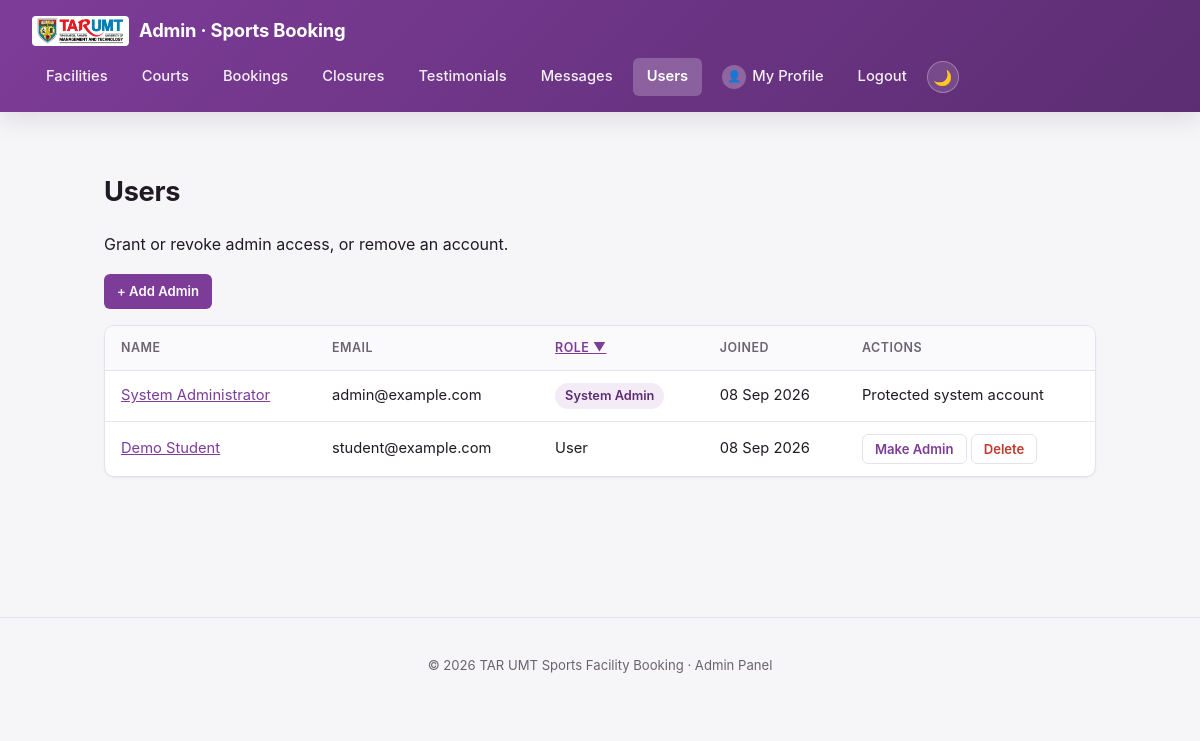
The page /admin/users.php (signed in) on the database its author committed.
### tables this page shows
CREATE TABLE users (
  id INT AUTO_INCREMENT PRIMARY KEY, name VARCHAR(100) NOT NULL,
  email VARCHAR(190) NOT NULL UNIQUE, password_hash VARCHAR(255) NOT NULL,
  id_number VARCHAR(30), faculty VARCHAR(160), date_of_birth DATE,
  profile_image_url VARCHAR(500) NULL,
  is_admin TINYINT(1) NOT NULL DEFAULT 0,
  created_at TIMESTAMP NOT NULL DEFAULT CURRENT_TIMESTAMP
);

### auth.php (called while the page is built, shortened)
<?php
function current_user_id() {
    return $_SESSION['user_id'] ?? null;
}

### admin/users.php (the view, shortened to what this page needs)
<?php
require '../config.php';
require '../auth.php';
$myId = current_user_id();
$roleOrder = ($_GET['role_order'] ?? 'desc') === 'asc' ? 'asc' : 'desc';
$orderSql = $roleOrder === 'asc' ? 'ASC' : 'DESC';
$users = $conn->query("SELECT id, name, email, is_admin, created_at FROM users ORDER BY is_admin $orderSql, name ASC")->fetch_all(MYSQLI_ASSOC);
require 'partials/header.php';
?>
<h1>Users</h1>
<p>Grant or revoke admin access, or remove an account.</p>
<p><a class="btn btn-small" href="user_create.php">+ Add Admin</a></p>
<table>
<tr><th>Name</th><th>Email</th><th><a class="role-sort" href="users.php?role_order=<?= $roleOrder === 'asc' ? 'desc' : 'asc' ?>" title="Toggle user/admin order" aria-label="Sort roles <?= $roleOrder === 'asc' ? 'admins first' : 'users first' ?>">Role <?= $roleOrder === 'asc' ? '&#9650;' : '&#9660;' ?></a></th><th>Joined</th><th>Actions</th></tr>
<?php foreach ($users as $u): ?>
<tr>
<td><a href="user_view.php?id=<?= (int)$u['id'] ?>"><?= htmlspecialchars($u['name']) ?></a></td>
<td><?= htmlspecialchars($u['email']) ?></td>
<td><?= $u['email'] === 'admin@example.com' ? '<span class="badge badge-accent">System Admin</span>' : ($u['is_admin'] ? '<span class="badge badge-neutral">Admin</span>' : 'User') ?></td>
<td><?= htmlspecialchars(date('d M Y', strtotime($u['created_at']))) ?></td>
<td>
<?php if ($u['email'] === 'admin@example.com'): ?>
<span class="stat-label">Protected system account</span>
<?php elseif ((int)$u['id'] === (int)$myId): ?>
<span class="stat-label">(you)</span>
<?php else: ?>
<form action="user_toggle_admin.php" method="post" style="display:inline" onsubmit="return confirm('<?= $u['is_admin'] ? 'Remove admin access from ' : 'Grant admin access to ' ?><?= htmlspecialchars($u['name']) ?>?');">
<button type="submit" class="btn btn-secondary btn-small"><?= $u['is_admin'] ? 'Revoke Admin' : 'Make Admin' ?></button>
</form>
<form action="user_delete.php" method="post" style="display:inline" onsubmit="return confirm('Delete this user and all of their bookings and testimonials? This cannot be undone.');">
<button type="submit" class="btn-small btn-danger">Delete</button>
</form>
<?php endif; ?>
</td>
</tr>
<?php endforeach; ?>
</table>
<?php require 'partials/footer.php'; ?>

### style.css (style rules this page uses)
:root { color-scheme: light; --accent: #7d3c98; --accent-dark: #5c2d72; --accent-soft: #f3ecf7; --bg: #f6f5f8; --surface: #ffffff; --surface-alt: #faf9fb; --text: #1f1a24; --text-muted: #6b6470; --border: #e6e1ea; --danger: #c0392b; --danger-dark: #a5301f; --danger-soft: #fceceb; --success: #1e8449; --success-soft: #eafaf1; --radius-sm: 6px; --radius-md: 10px; --radius-lg: 16px; --shadow-sm: 0 1px 2px rgba(20, 10, 30, 0.06); --shadow-md: 0 8px 24px rgba(20, 10, 30, 0.10); }
* { box-sizing: border-box; }
body { font-family: -apple-system, BlinkMacSystemFont, "Segoe UI", Roboto, Helvetica, Arial, sans-serif; margin: 0; background: var(--bg); color: var(--text); line-height: 1.6; -webkit-font-smoothing: antialiased; }
.role-sort { white-space: nowrap; }
h1 { font-size: 1.7rem; font-weight: 700; letter-spacing: -0.01em; }
table { border-collapse: separate; border-spacing: 0; width: 100%; margin-bottom: 36px; background: var(--surface); border-radius: var(--radius-md); overflow: hidden; border: 1px solid var(--border); box-shadow: var(--shadow-sm); }
th, td { padding: 12px 16px; text-align: left; font-size: 0.92rem; }
th { background: var(--surface-alt); color: var(--text-muted); font-weight: 600; font-size: 0.78rem; text-transform: uppercase; letter-spacing: 0.04em; border-bottom: 1px solid var(--border); }
td { border-bottom: 1px solid var(--border); color: var(--text); }
tr:last-child td { border-bottom: none; }
.btn, button { display: inline-flex; align-items: center; gap: 6px; padding: 10px 18px; background: var(--accent); color: #fff; border: 1px solid transparent; border-radius: var(--radius-sm); cursor: pointer; text-decoration: none; font-size: 0.92rem; font-weight: 600; font-family: inherit; transition: background 0.15s ease; }
.btn-secondary { background: var(--surface); color: var(--accent); border: 1px solid var(--border); }
.btn-danger { background: transparent; color: var(--danger); border: 1px solid var(--border); }
.btn-small { padding: 6px 12px; font-size: 0.82rem; }
a { color: var(--accent); }
.badge { display: inline-flex; align-items: center; gap: 5px; padding: 3px 10px; border-radius: 999px; font-size: 0.8rem; font-weight: 600; white-space: nowrap; }
.badge-accent { background: var(--accent-soft); color: var(--accent-dark); }

### rows shown on the page
users: name "System Administrator", email "admin@example.com", created_at "08 Sep 2026", shows "Protected system account"
users: name "Demo Student", email "student@example.com", is_admin "User", created_at "08 Sep 2026"
